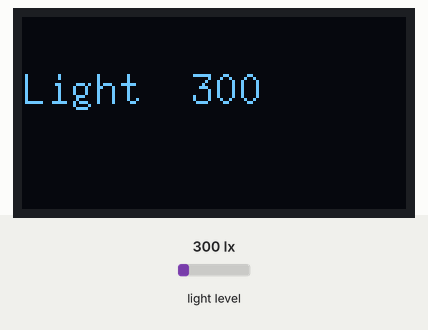
This sketch was run on a simulated Arduino Uno, built with avr-gcc and run on an emulated ATmega328P. Shown: 128×64 one-colour display. Inputs (shaded band) come from the test bench; at power-on: light level 300 lx. What the sketch prints to the serial monitor is not drawn.

Above: at 1.4 s.
1.5 s: light level set to 40 lx
At 3.5 s:
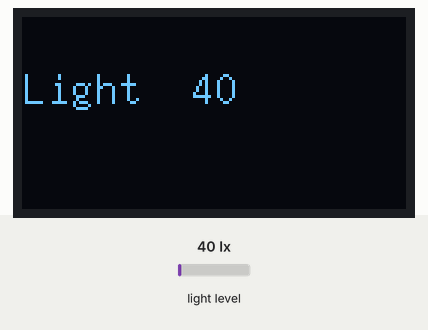
5.2 s: light level set to 500 lx
At 6.4 s:
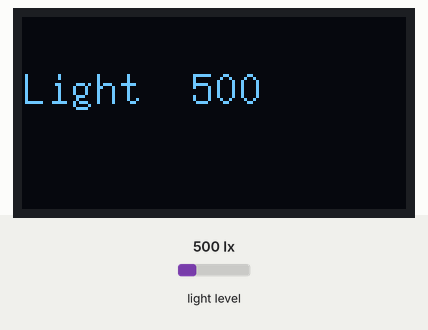
8.6 s: light level set to 1000 lx
At 9.9 s:
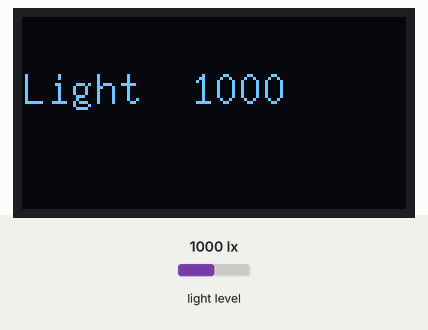
Timing chart, 0 to 11.6 s (numbered marks = the images above; inputs shaded):
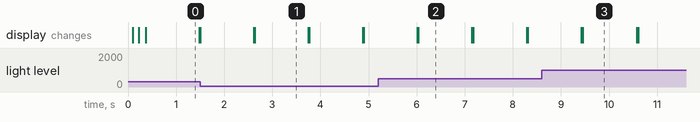

Measured:
- after the input at 1.5 s, the display: first differs from a run without the input after 1.1 s (image 1)
- after the input at 5.2 s, the display: first differs from a run without the input after 0.84 s (image 2)
- after the input at 8.6 s, the display: first differs from a run without the input after 0.86 s (image 3)
- what the display in image 0 shows lasts 1.1 s, from 0.4 s to 1.5 s

The sketch:

02.1-arduino-lightsens_digital-display.ino
```cpp
// (licence header left out)
//https://github.com/olikraus/u8g2/wiki/u8x8reference
#include <U8x8lib.h>   // OLED display library

// Create the Lightsensor instance
#include <BH1750FVI.h> // light sensor library

// enable one of the following lines to set resolution
BH1750FVI LightSensor(BH1750FVI::k_DevModeContLowRes);
//BH1750FVI LightSensor(BH1750FVI::k_DevModeContHighRes);

// change the following line if you own a different display
U8X8_SH1106_128X64_NONAME_HW_I2C u8x8(/* reset=*/ U8X8_PIN_NONE);

void setup() {
  Serial.begin(9600);
  LightSensor.begin();

  /* Initialize OLED display */
  u8x8.begin();
  u8x8.setPowerSave(0);
  u8x8.setFont(u8x8_font_7x14_1x2_r);
  u8x8.drawString(0,0,"Start ...");
  delay(100);
  u8x8.clearDisplay();
}

void loop() {
  uint16_t lux = LightSensor.GetLightIntensity();

  // Output to Serial monitor or plotter of the Arduino IDE
  Serial.print("Light: ");
  Serial.println(lux);

  // Output to the OLED display
  //u8x8.clearDisplay();
  //u8x8.clearLine(0, 2); // announced for future versions v2.14 of the u8x8 lib
  u8x8.drawString(0, 2,"Light          "); //overwrite leftover chars from lux
  u8x8.drawString(7, 2, String(lux).c_str());
  delay(1000);
}
```
